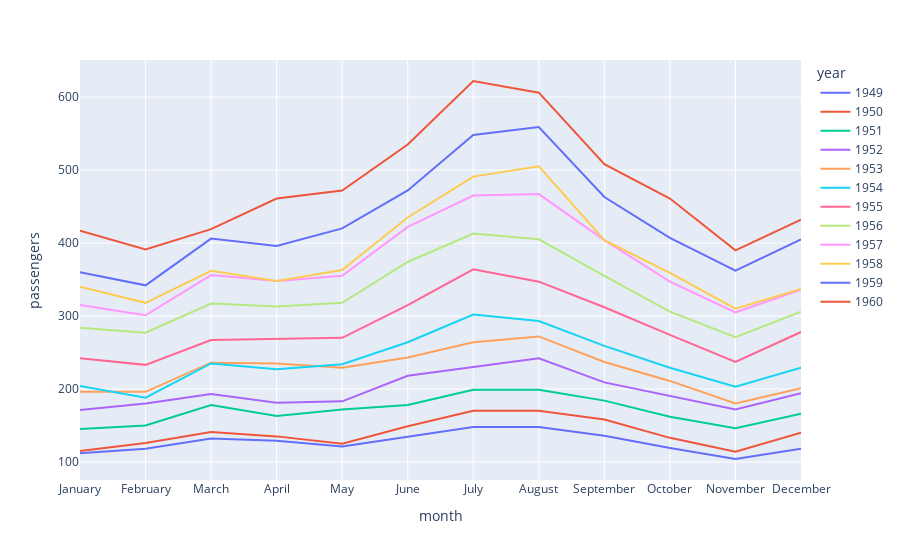

Source (notebook cell):
### Code cell
px.line(df_fly , x ='month', y = 'passengers', color='year')

### Figure 1 — Plotly figure (JSON) as saved in the notebook; plotly's stock layout.template omitted (floating-point values rounded to 4 significant figures)
{"data": [{"hovertemplate": "year=1949<br>month=%{x}<br>passengers=%{y}<extra></extra>", "legendgroup": "1949", "line": {"color": "#636efa", "dash": "solid"}, "marker": {"symbol": "circle"}, "mode": "lines", "name": "1949", "orientation": "v", "showlegend": true, "type": "scatter", "x": ["January", "February", "March", "April", "May", "June", "July", "August", "September", "October", "November", "December"], "xaxis": "x", "y": [112, 118, 132, 129, 121, 135, 148, 148, 136, 119, 104, 118], "yaxis": "y"}, {"hovertemplate": "year=1950<br>month=%{x}<br>passengers=%{y}<extra></extra>", "legendgroup": "1950", "line": {"color": "#EF553B", "dash": "solid"}, "marker": {"symbol": "circle"}, "mode": "lines", "name": "1950", "orientation": "v", "showlegend": true, "type": "scatter", "x": ["January", "February", "March", "April", "May", "June", "July", "August", "September", "October", "November", "December"], "xaxis": "x", "y": [115, 126, 141, 135, 125, 149, 170, 170, 158, 133, 114, 140], "yaxis": "y"}, {"hovertemplate": "year=1951<br>month=%{x}<br>passengers=%{y}<extra></extra>", "legendgroup": "1951", "line": {"color": "#00cc96", "dash": "solid"}, "marker": {"symbol": "circle"}, "mode": "lines", "name": "1951", "orientation": "v", "showlegend": true, "type": "scatter", "x": ["January", "February", "March", "April", "May", "June", "July", "August", "September", "October", "November", "December"], "xaxis": "x", "y": [145, 150, 178, 163, 172, 178, 199, 199, 184, 162, 146, 166], "yaxis": "y"}, {"hovertemplate": "year=1952<br>month=%{x}<br>passengers=%{y}<extra></extra>", "legendgroup": "1952", "line": {"color": "#ab63fa", "dash": "solid"}, "marker": {"symbol": "circle"}, "mode": "lines", "name": "1952", "orientation": "v", "showlegend": true, "type": "scatter", "x": ["January", "February", "March", "April", "May", "June", "July", "August", "September", "October", "November", "December"], "xaxis": "x", "y": [171, 180, 193, 181, 183, 218, 230, 242, 209, 191, 172, 194], "yaxis": "y"}, {"hovertemplate": "year=1953<br>month=%{x}<br>passengers=%{y}<extra></extra>", "legendgroup": "1953", "line": {"color": "#FFA15A", "dash": "solid"}, "marker": {"symbol": "circle"}, "mode": "lines", "name": "1953", "orientation": "v", "showlegend": true, "type": "scatter", "x": ["January", "February", "March", "April", "May", "June", "July", "August", "September", "October", "November", "December"], "xaxis": "x", "y": [196, 196, 236, 235, 229, 243, 264, 272, 237, 211, 180, 201], "yaxis": "y"}, {"hovertemplate": "year=1954<br>month=%{x}<br>passengers=%{y}<extra></extra>", "legendgroup": "1954", "line": {"color": "#19d3f3", "dash": "solid"}, "marker": {"symbol": "circle"}, "mode": "lines", "name": "1954", "orientation": "v", "showlegend": true, "type": "scatter", "x": ["January", "February", "March", "April", "May", "June", "July", "August", "September", "October", "November", "December"], "xaxis": "x", "y": [204, 188, 235, 227, 234, 264, 302, 293, 259, 229, 203, 229], "yaxis": "y"}, {"hovertemplate": "year=1955<br>month=%{x}<br>passengers=%{y}<extra></extra>", "legendgroup": "1955", "line": {"color": "#FF6692", "dash": "solid"}, "marker": {"symbol": "circle"}, "mode": "lines", "name": "1955", "orientation": "v", "showlegend": true, "type": "scatter", "x": ["January", "February", "March", "April", "May", "June", "July", "August", "September", "October", "November", "December"], "xaxis": "x", "y": [242, 233, 267, 269, 270, 315, 364, 347, 312, 274, 237, 278], "yaxis": "y"}, {"hovertemplate": "year=1956<br>month=%{x}<br>passengers=%{y}<extra></extra>", "legendgroup": "1956", "line": {"color": "#B6E880", "dash": "solid"}, "marker": {"symbol": "circle"}, "mode": "lines", "name": "1956", "orientation": "v", "showlegend": true, "type": "scatter", "x": ["January", "February", "March", "April", "May", "June", "July", "August", "September", "October", "November", "December"], "xaxis": "x", "y": [284, 277, 317, 313, 318, 374, 413, 405, 355, 306, 271, 306], "yaxis": "y"}, {"hovertemplate": "year=1957<br>month=%{x}<br>passengers=%{y}<extra></extra>", "legendgroup": "1957", "line": {"color": "#FF97FF", "dash": "solid"}, "marker": {"symbol": "circle"}, "mode": "lines", "name": "1957", "orientation": "v", "showlegend": true, "type": "scatter", "x": ["January", "February", "March", "April", "May", "June", "July", "August", "September", "October", "November", "December"], "xaxis": "x", "y": [315, 301, 356, 348, 355, 422, 465, 467, 404, 347, 305, 336], "yaxis": "y"}, {"hovertemplate": "year=1958<br>month=%{x}<br>passengers=%{y}<extra></extra>", "legendgroup": "1958", "line": {"color": "#FECB52", "dash": "solid"}, "marker": {"symbol": "circle"}, "mode": "lines", "name": "1958", "orientation": "v", "showlegend": true, "type": "scatter", "x": ["January", "February", "March", "April", "May", "June", "July", "August", "September", "October", "November", "December"], "xaxis": "x", "y": [340, 318, 362, 348, 363, 435, 491, 505, 404, 359, 310, 337], "yaxis": "y"}, {"hovertemplate": "year=1959<br>month=%{x}<br>passengers=%{y}<extra></extra>", "legendgroup": "1959", "line": {"color": "#636efa", "dash": "solid"}, "marker": {"symbol": "circle"}, "mode": "lines", "name": "1959", "orientation": "v", "showlegend": true, "type": "scatter", "x": ["January", "February", "March", "April", "May", "June", "July", "August", "September", "October", "November", "December"], "xaxis": "x", "y": [360, 342, 406, 396, 420, 472, 548, 559, 463, 407, 362, 405], "yaxis": "y"}, {"hovertemplate": "year=1960<br>month=%{x}<br>passengers=%{y}<extra></extra>", "legendgroup": "1960", "line": {"color": "#EF553B", "dash": "solid"}, "marker": {"symbol": "circle"}, "mode": "lines", "name": "1960", "orientation": "v", "showlegend": true, "type": "scatter", "x": ["January", "February", "March", "April", "May", "June", "July", "August", "September", "October", "November", "December"], "xaxis": "x", "y": [417, 391, 419, 461, 472, 535, 622, 606, 508, 461, 390, 432], "yaxis": "y"}], "layout": {"legend": {"title": {"text": "year"}, "tracegroupgap": 0}, "margin": {"t": 60}, "xaxis": {"anchor": "y", "domain": [0, 1], "title": {"text": "month"}}, "yaxis": {"anchor": "x", "domain": [0, 1], "title": {"text": "passengers"}}}}
